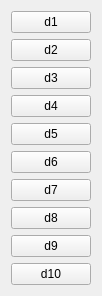
   <widget class="QWidget" name="">
    <property name="geometry">
     <rect>
      <x>450</x>
      <y>120</y>
      <width>77</width>
      <height>286</height>
     </rect>
    </property>
    <layout class="QVBoxLayout" name="GroupD1">
     <item>
      <widget class="QPushButton" name="pb61">
       <property name="text">
        <string>d1</string>
       </property>
      </widget>
     </item>
     <item>
      <widget class="QPushButton" name="pb62">
       <property name="text">
        <string>d2</string>
       </property>
      </widget>
     </item>
     <item>
      <widget class="QPushButton" name="pb63">
       <property name="text">
        <string>d3</string>
       </property>
      </widget>
     </item>
     <item>
      <widget class="QPushButton" name="pb64">
       <property name="text">
        <string>d4</string>
       </property>
      </widget>
     </item>
     <item>
      <widget class="QPushButton" name="pb65">
       <property name="text">
        <string>d5</string>
       </property>
      </widget>
     </item>
     <item>
      <widget class="QPushButton" name="pb66">
       <property name="text">
        <string>d6</string>
       </property>
      </widget>
     </item>
     <item>
      <widget class="QPushButton" name="pb67">
       <property name="text">
        <string>d7</string>
       </property>
      </widget>
     </item>
     <item>
      <widget class="QPushButton" name="pb68">
       <property name="text">
        <string>d8</string>
       </property>
      </widget>
     </item>
     <item>
      <widget class="QPushButton" name="pb69">
       <property name="text">
        <string>d9</string>
       </property>
      </widget>
     </item>
     <item>
      <widget class="QPushButton" name="pb70">
       <property name="text">
        <string>d10</string>
       </property>
      </widget>
     </item>
    </layout>
   </widget>
